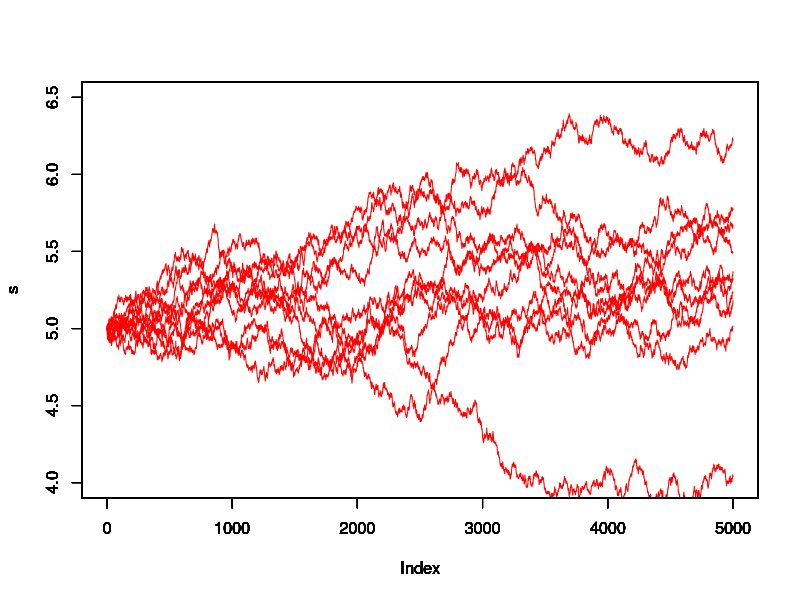

Recreate this plot in R.
#this calculates BM with mean=0.06 and s.d.=0.3,starting from 5
for(j in 1:10)
{
	z<-rnorm(5000,mean=0,sd=1);
	w<-NULL;wm1<-NULL;wm2<-NULL;
	t<-seq(0,5,length.out=5000);
	w[1]=5;
	sig<-0.3;
	mu<-0.06;
	for(i in 2:5000)
	{
		w[i]=w[i-1]+mu*(t[i]-t[i-1])+sig*(sqrt(t[i]-t[i-1]))*(z[i]);
	}
	wm1<-c(wm1,w[2]);
		wm2<-c(wm2,w[5]);
	s<-w;
	plot(s,type="l",col="red",ylim=c(4,6.5));
	par(new=TRUE);
}
k1<-mean(wm1);
k2<-mean(wm2);
